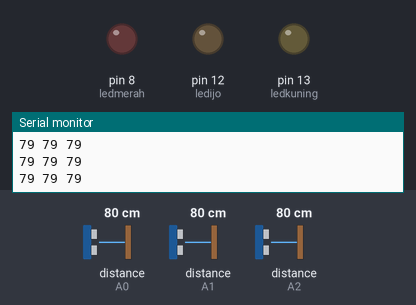
This sketch was run on a simulated Arduino Uno, built with avr-gcc and run on an emulated ATmega328P. Parts: output pins drawn as LEDs (lit = HIGH), the last lines printed to the serial monitor. Wiring (inferred from the names in the program): 3 × ultrasonic range finder: trigger pin 5, echo A1 / trigger pin 6, echo A2 / trigger A3, echo A0. Inputs (shaded band) come from the test bench; at power-on: distance to the obstacle (sensors on A0, A1, A2) 80 cm. The echo pulse lasts 58.3 µs per cm; pins used as bus, display or sensor lines are not drawn.

Above: at 1.2 s.
1.3 s: distance to the obstacle (sensor on A0) set to 12 cm
2.8 s: distance to the obstacle (sensor on A0) set to 9 cm
At 3.2 s:
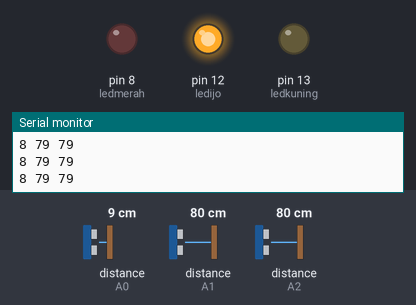
4.3 s: distance to the obstacle (sensor on A1) set to 12 cm
5.8 s: distance to the obstacle (sensor on A1) set to 9 cm
At 7.0 s:
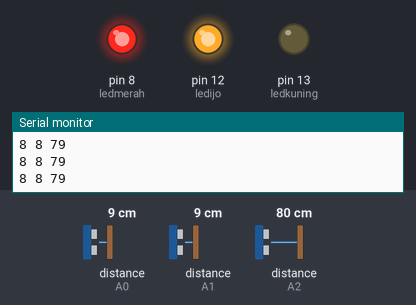
7.3 s: distance to the obstacle (sensor on A2) set to 12 cm
8.8 s: distance to the obstacle (sensor on A2) set to 9 cm
At 9.1 s:
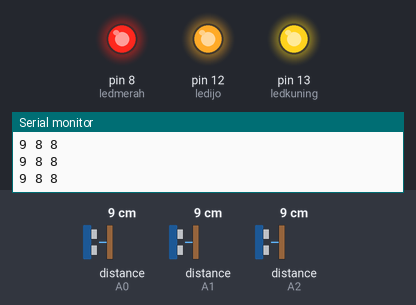
Timing chart, 0 to 11.3 s (numbered marks = the images above; inputs shaded):
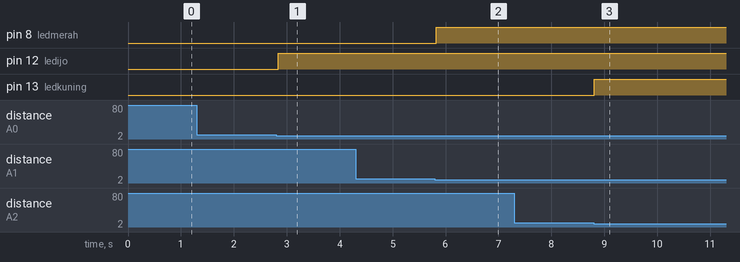

The sketch:

sensor3ultra.ino
```cpp
const int trigerPertama = A3;
const int trigerKedua = 5;
const int trigerKetiga = 6;


const int echoPertama = A0;
const int echoKedua = A1;
const int echoKetiga = A2;


const int ledmerah = 8;
const int ledijo = 12;
const int ledkuning = 13;


long durasiKanan;
long jarakKanan;
long durasiDepan;
long jarakDepan;
long durasiKiri;
long jarakKiri;


void setup() {
  // put your setup code here, to run once:
  pinMode(trigerPertama, OUTPUT);
  pinMode(trigerKedua, OUTPUT);
  pinMode(trigerKetiga, OUTPUT);


  pinMode(echoPertama, INPUT);
  pinMode(echoKedua, INPUT);
  pinMode(echoKetiga, INPUT);


  pinMode(ledijo, OUTPUT);
  pinMode(ledmerah, OUTPUT);
  pinMode(ledkuning, OUTPUT);


  Serial.begin(9600);
}

void loop() {
  // put your main code here, to run repeatedly:
  digitalWrite(trigerPertama, LOW);
  delayMicroseconds(2);
  digitalWrite(trigerPertama, HIGH);
  delayMicroseconds(10);
  digitalWrite(trigerPertama, LOW);
  durasiKanan = pulseIn(echoPertama, HIGH);
  jarakKanan = (durasiKanan * 0.0343)/2;
  Serial.print(jarakKanan);
  Serial.print(" ");
  if (jarakKanan < 10) {
    digitalWrite(ledijo, HIGH);
  } else {
    digitalWrite(ledijo, LOW);
  }


  delay(10);


  digitalWrite(trigerKedua, LOW);
  delayMicroseconds(2);
  digitalWrite(trigerKedua, HIGH);
  delayMicroseconds(10);
  digitalWrite(trigerKedua, LOW);
  durasiDepan = pulseIn(echoKedua, HIGH);
  jarakDepan = (durasiDepan * 0.0343)/2;
  Serial.print(jarakDepan);
  Serial.print(" ");
  if(jarakDepan < 10) {
    digitalWrite(ledmerah, HIGH);
  } else {
    digitalWrite(ledmerah, LOW);
  }


  delay(10);


  digitalWrite(trigerKetiga, LOW);
  delayMicroseconds(2);
  digitalWrite(trigerKetiga, HIGH);
  delayMicroseconds(10);
  digitalWrite(trigerKetiga, LOW);
  durasiKiri = pulseIn(echoKetiga, HIGH);
  jarakKiri = (durasiKiri * 0.0343)/2;
  Serial.print(jarakKiri);
  Serial.println("");
  if (jarakKiri < 10) {
    digitalWrite(ledkuning, HIGH);
  } else {
    digitalWrite(ledkuning, LOW);
  }


  delay(10);
}
```

Measured:
- the behaviour switches between 11 and 10 cm on distance to the obstacle (sensor on A0) (found by bisection; images 0 and 1)
- the behaviour switches between 11 and 10 cm on distance to the obstacle (sensor on A1) (found by bisection; images 1 and 2)
- the behaviour switches between 11 and 10 cm on distance to the obstacle (sensor on A2) (found by bisection; images 2 and 3)
- after the input at 2.8 s, pin 12 (ledijo): LOW → HIGH at once
- after the input at 5.8 s, pin 8 (ledmerah): LOW → HIGH at once
- after the input at 8.8 s, pin 13 (ledkuning): LOW → HIGH at once
